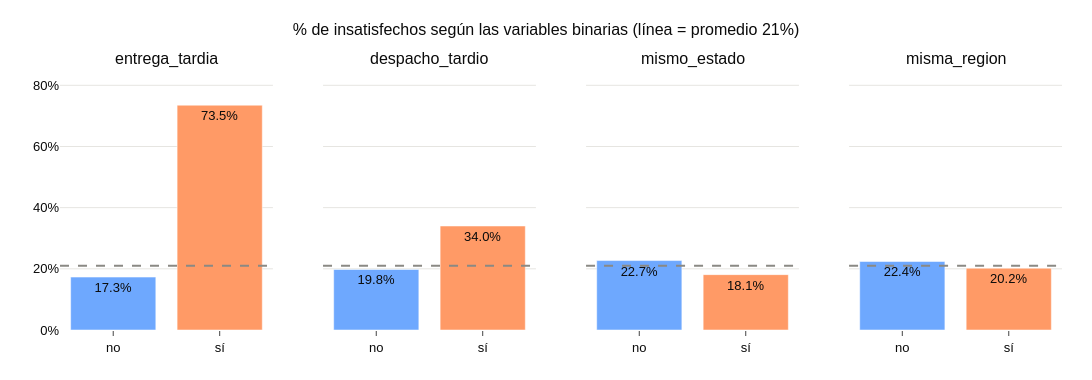

Write notebook code for a chart like this one.
### Markdown cell above
## 8. Relación de cada variable con la insatisfacción
Para cada variable se compara el **% de insatisfechos** entre sus grupos o tramos.
Si una variable no tuviera relación con la insatisfacción, todos los grupos estarían cerca del
promedio general (21%, línea punteada). Cuanto más se alejan, más útil es la variable para el modelo.

### Code cell
TASA_GLOBAL = df[VAR_OBJETIVO].mean()
GRIS = '#8a8984'
si_no = {0: 'no', 1: 'sí'}

# Tabla: una fila por variable y valor
tablas = []
for var in VARS_BINARIAS:
    t = tasa_insatisfaccion(df, var, si_no)
    t.index = pd.MultiIndex.from_product([[var], t.index], names=['variable', 'valor'])
    tablas.append(t)
display(pd.concat(tablas))

# Gráfico: % de insatisfechos en cada grupo
fig = make_subplots(rows=1, cols=4, subplot_titles=VARS_BINARIAS, shared_yaxes=True)
for i, var in enumerate(VARS_BINARIAS):
    t = tasa_insatisfaccion(df, var, si_no)
    fig.add_trace(go.Bar(
        x=t.index, y=t['% insatisfechos'] / 100, marker_color=[AZUL, NARANJA],
        text=[f'{v:.1f}%' for v in t['% insatisfechos']],
        textposition='inside', insidetextanchor='end', textfont=dict(color=TEXTO_BARRA, size=13),
        hovertemplate='%{x}<br>%{y:.1%} insatisfechos<extra></extra>',
    ), row=1, col=i + 1)

fig.add_hline(y=TASA_GLOBAL, line_dash='dash', line_color=GRIS)
fig.update_yaxes(tickformat='.0%', range=[0, 0.85])
fig.update_layout(height=380, width=1200, showlegend=False,
                  title=f'% de insatisfechos según las variables binarias (línea = promedio {TASA_GLOBAL:.0%})')

guardar(fig, '03_05_binarias_vs_insatisfaccion')
fig.show()

### Figure 1 — Plotly figure (JSON) as saved in the notebook; plotly's stock layout.template omitted (floating-point values rounded to 4 significant figures)
{"data": [{"hovertemplate": "%{x}<br>%{y:.1%} insatisfechos<extra></extra>", "insidetextanchor": "end", "marker": {"color": ["#6EA8FE", "#FF9A66"]}, "text": ["17.3%", "73.5%"], "textfont": {"color": "#0b0b0b", "size": 13}, "textposition": "inside", "type": "bar", "x": ["no", "sí"], "xaxis": "x", "y": [0.173, 0.735], "yaxis": "y"}, {"hovertemplate": "%{x}<br>%{y:.1%} insatisfechos<extra></extra>", "insidetextanchor": "end", "marker": {"color": ["#6EA8FE", "#FF9A66"]}, "text": ["19.8%", "34.0%"], "textfont": {"color": "#0b0b0b", "size": 13}, "textposition": "inside", "type": "bar", "x": ["no", "sí"], "xaxis": "x2", "y": [0.198, 0.34], "yaxis": "y2"}, {"hovertemplate": "%{x}<br>%{y:.1%} insatisfechos<extra></extra>", "insidetextanchor": "end", "marker": {"color": ["#6EA8FE", "#FF9A66"]}, "text": ["22.7%", "18.1%"], "textfont": {"color": "#0b0b0b", "size": 13}, "textposition": "inside", "type": "bar", "x": ["no", "sí"], "xaxis": "x3", "y": [0.227, 0.181], "yaxis": "y3"}, {"hovertemplate": "%{x}<br>%{y:.1%} insatisfechos<extra></extra>", "insidetextanchor": "end", "marker": {"color": ["#6EA8FE", "#FF9A66"]}, "text": ["22.4%", "20.2%"], "textfont": {"color": "#0b0b0b", "size": 13}, "textposition": "inside", "type": "bar", "x": ["no", "sí"], "xaxis": "x4", "y": [0.224, 0.202], "yaxis": "y4"}], "layout": {"annotations": [{"font": {"size": 16}, "showarrow": false, "text": "entrega_tardia", "x": 0.1062, "xanchor": "center", "xref": "paper", "y": 1, "yanchor": "bottom", "yref": "paper"}, {"font": {"size": 16}, "showarrow": false, "text": "despacho_tardio", "x": 0.3688, "xanchor": "center", "xref": "paper", "y": 1, "yanchor": "bottom", "yref": "paper"}, {"font": {"size": 16}, "showarrow": false, "text": "mismo_estado", "x": 0.6313, "xanchor": "center", "xref": "paper", "y": 1, "yanchor": "bottom", "yref": "paper"}, {"font": {"size": 16}, "showarrow": false, "text": "misma_region", "x": 0.8938, "xanchor": "center", "xref": "paper", "y": 1, "yanchor": "bottom", "yref": "paper"}], "height": 380, "shapes": [{"line": {"color": "#8a8984", "dash": "dash"}, "type": "line", "x0": 0, "x1": 1, "xref": "x domain", "y0": 0.2104, "y1": 0.2104, "yref": "y"}, {"line": {"color": "#8a8984", "dash": "dash"}, "type": "line", "x0": 0, "x1": 1, "xref": "x2 domain", "y0": 0.2104, "y1": 0.2104, "yref": "y2"}, {"line": {"color": "#8a8984", "dash": "dash"}, "type": "line", "x0": 0, "x1": 1, "xref": "x3 domain", "y0": 0.2104, "y1": 0.2104, "yref": "y3"}, {"line": {"color": "#8a8984", "dash": "dash"}, "type": "line", "x0": 0, "x1": 1, "xref": "x4 domain", "y0": 0.2104, "y1": 0.2104, "yref": "y4"}], "showlegend": false, "title": {"text": "% de insatisfechos según las variables binarias (línea = promedio 21%)"}, "width": 1200, "xaxis": {"anchor": "y", "domain": [0, 0.2125]}, "xaxis2": {"anchor": "y2", "domain": [0.2625, 0.475]}, "xaxis3": {"anchor": "y3", "domain": [0.525, 0.7375]}, "xaxis4": {"anchor": "y4", "domain": [0.7875, 1]}, "yaxis": {"anchor": "x", "domain": [0, 1], "range": [0, 0.85], "tickformat": ".0%"}, "yaxis2": {"anchor": "x2", "domain": [0, 1], "matches": "y", "range": [0, 0.85], "showticklabels": false, "tickformat": ".0%"}, "yaxis3": {"anchor": "x3", "domain": [0, 1], "matches": "y", "range": [0, 0.85], "showticklabels": false, "tickformat": ".0%"}, "yaxis4": {"anchor": "x4", "domain": [0, 1], "matches": "y", "range": [0, 0.85], "showticklabels": false, "tickformat": ".0%"}}}
